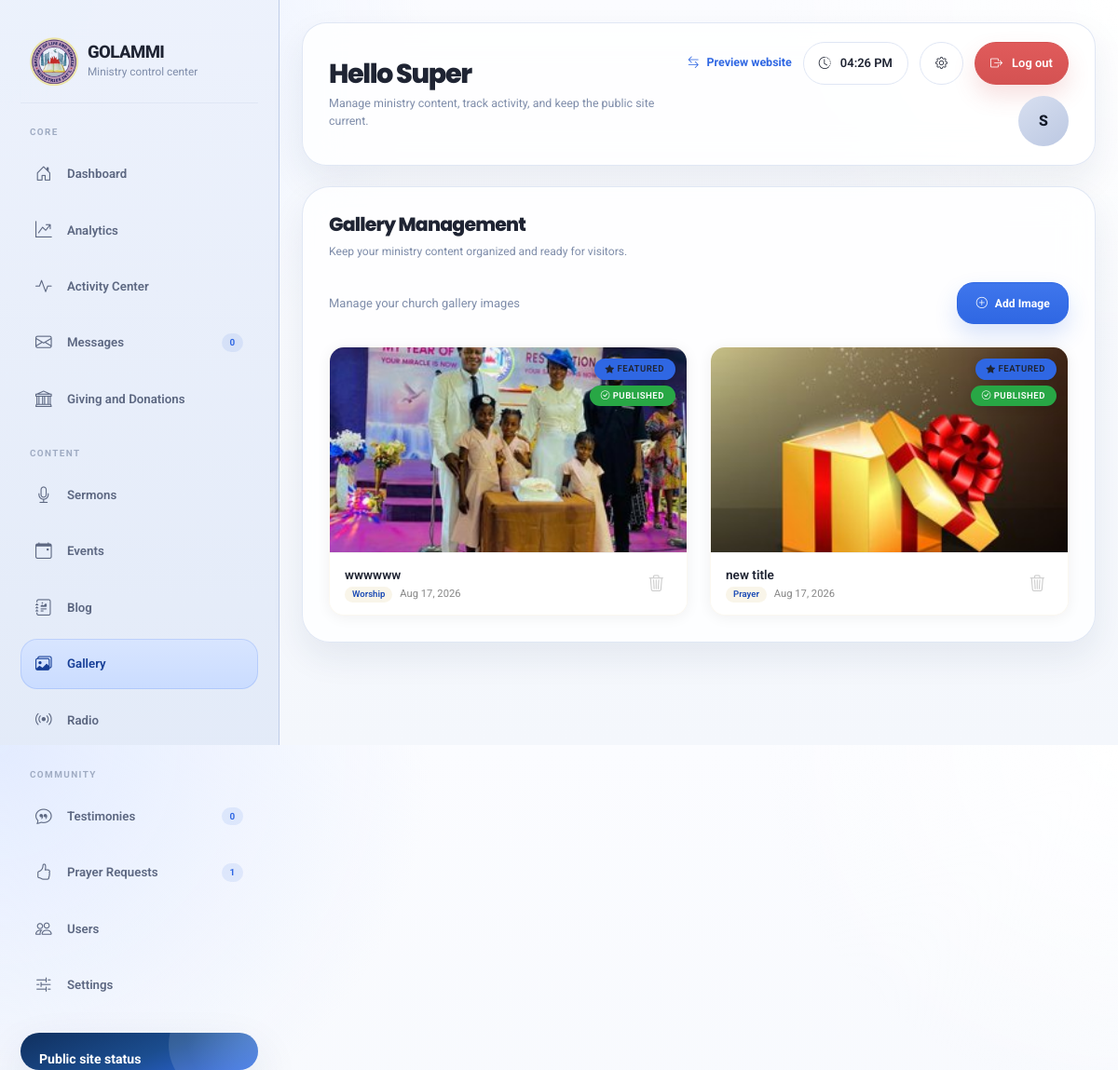
/admin/gallery (signed in), run on the app's committed database.
### models/user.py (models this page shows, shortened)
class User(UserMixin, db.Model):
    __tablename__ = "users"
    id = db.Column(db.Integer, primary_key=True)
    username = db.Column(db.String(80), unique=True, nullable=False)
    email = db.Column(db.String(120), unique=True, nullable=False)
    password_hash = db.Column(db.String(255), nullable=False)
    full_name = db.Column(db.String(120), nullable=False)
    role = db.Column(
        db.String(50), nullable=False, default="admin"
    )  # super_admin, admin, moderator, editor
    is_active = db.Column(db.Boolean, default=True)
    created_at = db.Column(db.DateTime, default=datetime.utcnow)
    updated_at = db.Column(
        db.DateTime, default=datetime.utcnow, onupdate=datetime.utcnow
    )
    last_login = db.Column(db.DateTime)
    created_sermons = db.relationship(
        "Sermon", backref="creator", lazy=True, foreign_keys="Sermon.created_by"
    )
    updated_sermons = db.relationship(
        "Sermon", backref="updater", lazy=True, foreign_keys="Sermon.updated_by"
    )
    created_events = db.relationship(
        "Event", backref="creator", lazy=True, foreign_keys="Event.created_by"
    )
    updated_events = db.relationship(
        "Event", backref="updater", lazy=True, foreign_keys="Event.updated_by"
    )
    created_blog_posts = db.relationship(
        "BlogPost", backref="creator", lazy=True, foreign_keys="BlogPost.created_by"
    )
    updated_blog_posts = db.relationship(
        "BlogPost", backref="updater", lazy=True, foreign_keys="BlogPost.updated_by"
    )
    def is_super_admin(self):
        return self.role == "super_admin"
    def is_admin(self):
        return self.role in ["super_admin", "admin"]

### models/gallery.py (models this page shows, shortened)
class GalleryImage(db.Model):
    __tablename__ = "gallery_images"
    id = db.Column(db.Integer, primary_key=True)
    title = db.Column(db.String(200), nullable=False)
    description = db.Column(db.String(300))
    image_path = db.Column(db.String(255), nullable=False)
    thumbnail_path = db.Column(db.String(255))
    category = db.Column(
        db.String(50), nullable=False
    )  # worship, events, youth, outreach, prayer
    is_featured = db.Column(db.Boolean, default=False)
    is_published = db.Column(db.Boolean, default=True)
    created_at = db.Column(db.DateTime, default=datetime.utcnow)
    updated_at = db.Column(
        db.DateTime, default=datetime.utcnow, onupdate=datetime.utcnow
    )
    created_by = db.Column(db.Integer, db.ForeignKey("users.id"))

### routes/admin.py (the view)
@admin_bp.route("/gallery")
@login_required
@admin_required
def gallery():
    page = request.args.get("page", 1, type=int)
    images = GalleryImage.query.order_by(GalleryImage.created_at.desc()).paginate(
        page=page, per_page=20
    )
    return render_template("admin/gallery.html", images=images)

### templates/admin/gallery.html (shortened to what this page needs)
{% extends "admin/base.html" %}
{% block page_title %}Gallery Management{% endblock %}
{% block content %}
<div class="d-flex justify-content-between align-items-center mb-4">
    <div>
        <p class="text-muted mb-0">Manage your church gallery images</p>
    </div>
    <div>
        <a href="{{ url_for('admin.add_gallery') }}" class="btn btn-gold">
            <i class="bi bi-plus-circle"></i> Add Image
        </a>
    </div>
</div>
{% if images.items %}
<div class="gallery-grid">
    {% for image in images.items %}
    <div class="gallery-card" data-aos="fade-up" data-aos-delay="{{ loop.index * 50 }}">
        <div class="image-wrapper">
            {% if image.thumbnail_path %}
            <img src="{{ url_for('static', filename='uploads/' + image.thumbnail_path) }}" alt="{{ image.title }}" loading="lazy">
            {% else %}
            <img src="{{ url_for('static', filename='assets/img/placeholder.jpg') }}" alt="{{ image.title }}" loading="lazy">
            {% endif %}
            <div class="badge-container">
                {% if image.is_featured %}
                <span class="badge-custom badge-featured"><i class="bi bi-star-fill"></i> Featured</span>
                {% endif %}
                {% if image.is_published %}
                <span class="badge-custom badge-published"><i class="bi bi-check-circle"></i> Published</span>
                {% else %}
                <span class="badge-custom badge-draft"><i class="bi bi-x-circle"></i> Draft</span>
                {% endif %}
            </div>
        </div>
        <div class="card-footer">
            <div class="image-info">
                <div class="image-title">{{ image.title }}</div>
                <div class="image-meta">
                    <span class="category-badge">{{ image.category|title }}</span>
                    <span>{{ image.created_at.strftime('%b %d, %Y') }}</span>
                </div>
            </div>
            <form action="{{ url_for('admin.delete_gallery', image_id=image.id) }}" method="POST" style="display: inline;" onsubmit="return confirm('Are you sure you want to delete this image?');">
                <button type="submit" class="delete-btn" title="Delete Image">
                    <i class="bi bi-trash3"></i>
                </button>
            </form>
        </div>
    </div>
    {% endfor %}
</div>
{% endif %}
{% endblock %}

### templates/admin/base.html (shortened to what this page needs)
<!DOCTYPE html>
<html lang="en">
<head>
    <link href="{{ url_for('static', filename='assets/vendor/bootstrap/css/bootstrap.min.css') }}" rel="stylesheet">
    <link href="{{ url_for('static', filename='assets/vendor/bootstrap-icons/bootstrap-icons.css') }}" rel="stylesheet">
    <link href="{{ url_for('static', filename='assets/vendor/aos/aos.css') }}" rel="stylesheet">
</head>
<body>
    <div class="admin-layout">
        <aside class="sidebar">
            <div class="sidebar-inner">
                <div class="brand">
                    <div class="brand-mark">
                        <img src="{{ url_for('static', filename='assets/img/logo_2.png') }}" alt="GOLAMMI logo">
                    </div>
                    <div class="brand-copy">
                        <h1>GOLAMMI</h1>
                        <p>Ministry control center</p>
                    </div>
                </div>
                <div>
                    <p class="sidebar-group-title">Core</p>
                    <nav class="nav">
                        <a class="nav-link {% if request.endpoint == 'admin.dashboard' %}active{% endif %}" href="{{ url_for('admin.dashboard') }}">
                            <i class="bi bi-house-door"></i>
                            <span>Dashboard</span>
                        </a>
                        <a class="nav-link {% if request.endpoint in ['admin.analytics'] %}active{% endif %}" href="{{ url_for('admin.analytics') }}">
                            <i class="bi bi-graph-up-arrow"></i>
                            <span>Analytics</span>
                        </a>
                        {% if current_user.is_authenticated and current_user.is_super_admin() %}
                        <a class="nav-link {% if request.endpoint in ['admin.activity_center'] %}active{% endif %}" href="{{ url_for('admin.activity_center') }}">
                            <i class="bi bi-activity"></i>
                            <span>Activity Center</span>
                        </a>
                        {% endif %}
                        <a class="nav-link {% if request.endpoint in ['admin.contact_messages'] %}active{% endif %}" href="{{ url_for('admin.contact_messages') }}">
                            <i class="bi bi-envelope"></i>
                            <span>Messages</span>
                            <span class="badge">{{ contact_unread_count or 0 }}</span>
                        </a>
                        <a class="nav-link {% if request.endpoint in ['admin.donations'] %}active{% endif %}" href="{{ url_for('admin.donations') }}">
                            <i class="bi bi-bank"></i>
                            <span>Giving and Donations</span>
                        </a>
                    </nav>
                </div>
                <div>
                    <p class="sidebar-group-title">Content</p>
                    <nav class="nav">
                        <a class="nav-link {% if request.endpoint in ['admin.sermons', 'admin.add_sermon', 'admin.edit_sermon'] %}active{% endif %}" href="{{ url_for('admin.sermons') }}">
                            <i class="bi bi-mic"></i>
                            <span>Sermons</span>
                        </a>
                        <a class="nav-link {% if request.endpoint in ['admin.events', 'admin.add_event', 'admin.edit_event'] %}active{% endif %}" href="{{ url_for('admin.events') }}">
                            <i class="bi bi-calendar-event"></i>
                            <span>Events</span>
                        </a>
                        <a class="nav-link {% if request.endpoint in ['admin.blog', 'admin.add_blog', 'admin.edit_blog'] %}active{% endif %}" href="{{ url_for('admin.blog') }}">
                            <i class="bi bi-journal-richtext"></i>
                            <span>Blog</span>
                        </a>
                        <a class="nav-link {% if request.endpoint in ['admin.gallery', 'admin.add_gallery', 'admin.edit_gallery'] %}active{% endif %}" href="{{ url_for('admin.gallery') }}">
                            <i class="bi bi-images"></i>
                            <span>Gallery</span>
                        </a>
                        <a class="nav-link {% if request.endpoint in ['admin.radio', 'admin.add_radio', 'admin.edit_radio'] %}active{% endif %}" href="{{ url_for('admin.radio') }}">
                            <i class="bi bi-broadcast"></i>
                            <span>Radio</span>
                        </a>
                    </nav>
                </div>
                <div>
                    <p class="sidebar-group-title">Community</p>
                    <nav class="nav">
                        <a class="nav-link {% if request.endpoint in ['admin.testimonies', 'admin.add_testimony', 'admin.edit_testimony'] %}active{% endif %}" href="{{ url_for('admin.testimonies') }}">
                            <i class="bi bi-chat-quote"></i>
                            <span>Testimonies</span>
                            <span class="badge">{{ testimony_pending_count or 0 }}</span>
                        </a>
                        <a class="nav-link {% if request.endpoint in ['admin.prayer_requests', 'admin.add_prayer_request', 'admin.edit_prayer_request'] %}active{% endif %}" href="{{ url_for('admin.prayer_requests') }}">
                            <i class="bi bi-hand-thumbs-up"></i>
                            <span>Prayer Requests</span>
                            <span class="badge">{{ prayer_pending_count or 0 }}</span>
                        </a>
                        <a class="nav-link {% if request.endpoint in ['admin.users', 'admin.add_user', 'admin.edit_user'] %}active{% endif %}" href="{{ url_for('admin.users') }}">
                            <i class="bi bi-people"></i>
                            <span>Users</span>
                        </a>
                        <a class="nav-link {% if request.endpoint in ['admin.settings'] %}active{% endif %}" href="{{ url_for('admin.settings') }}">
                            <i class="bi bi-sliders2"></i>
                            <span>Settings</span>
                        </a>
                    </nav>
                </div>
                <div class="sidebar-promo">
                    <h6>Public site status</h6>
                </div>
            </div>
        </aside>
        <main class="main-content">
            <section class="topbar">
                <div class="topbar-copy">
                    <h2>{% block topbar_title %}Hello {{ current_user.full_name.split(' ')[0] if current_user.is_authenticated else 'Admin' }}{% endblock %}</h2>
                    <p>{% block topbar_subtitle %}Manage ministry content, track activity, and keep the public site current.{% endblock %}</p>
                </div>
                <div class="topbar-tools">
                    <a class="topbar-link" href="{{ url_for('frontend.index') }}" target="_blank">
                        <i class="bi bi-arrow-left-right"></i>
                        <span>Preview website</span>
                    </a>
                    <div class="topbar-chip">
                        <i class="bi bi-clock-history"></i>
                        <span id="currentTime">--:--</span>
                    </div>
                    <a class="topbar-chip" href="{{ url_for('auth.profile') }}">
                        <i class="bi bi-gear"></i>
                    </a>
                    <a class="topbar-chip topbar-chip-danger" href="{{ url_for('auth.logout') }}">
                        <i class="bi bi-box-arrow-right"></i>
                        <span>Log out</span>
                    </a>
                    <div class="avatar-pill">
                        {{ (current_user.full_name[:1] if current_user.is_authenticated else "A")|upper }}
                    </div>
                </div>
            </section>
            <section class="content-stage">
                <div class="page-header">
                    <div class="page-title-wrap">
                        <h3>{% block page_title %}Dashboard{% endblock %}</h3>
                        <p>{% block page_subtitle %}Keep your ministry content organized and ready for visitors.{% endblock %}</p>
                    </div>
                </div>
                {% block content %}{% endblock %}
            </section>
        </main>
    </div>
</body>
</html>

### data on the page
User: full_name "Super", is_active+full_name "S"
GalleryImage: thumbnail_path (picture), is_featured True (drawn), is_published True (drawn), title "wwwwww", category "Worship", created_at "Aug 17, 2026"
GalleryImage: thumbnail_path (picture), is_featured True (drawn), is_published True (drawn), title "new title", category "Prayer", created_at "Aug 17, 2026"

### other printed values
{{ contact_unread_count or 0 }} "0"
{{ testimony_pending_count or 0 }} "0"
{{ prayer_pending_count or 0 }} "1"
